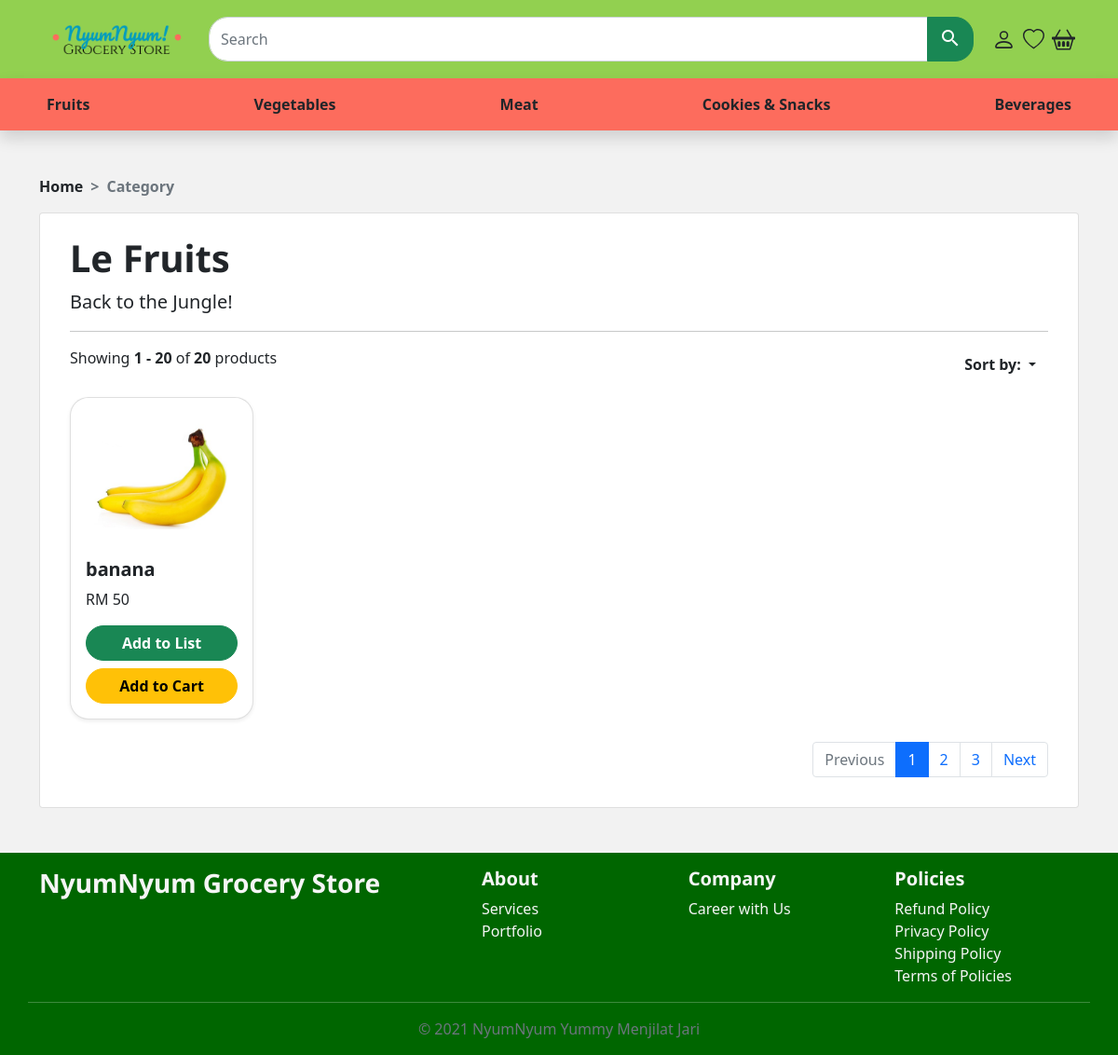
The page /src/products.php?id=93&p_cat_id=1 (signed in) on the database its author committed.
### tables this page shows
CREATE TABLE `product` (
  `product_id` int(10) NOT NULL,
  `p_cat_id` int(11) NOT NULL,
  `date` timestamp NOT NULL DEFAULT current_timestamp(),
  `product_name` text NOT NULL,
  `product_price` decimal(10,0) NOT NULL,
  `product_img` varchar(100) NOT NULL,
  `product_quantity` int(10) NOT NULL,
  `product_desc` text NOT NULL
);

### functions/function.php (the view, shortened to what this page needs)
<?php
$db=mysqli_connect("localhost","root","","groceries");
function getpro(){
    GLOBAL $db,$p_cat_id0,$id;
    if(isset($_GET['p_cat_id'])){
        $p_cat_id0 = $_GET['p_cat_id'];
    }
    if(isset($_GET['id'])){
        $id = $_GET['id'];
    }
    $get_product = "select * from product";
    $run_product = mysqli_query($db,$get_product);
    while($row_product=mysqli_fetch_array($run_product)){
        $product_id = $row_product['product_id'];
        $p_cat_id = $row_product['p_cat_id'];
        $product_name = $row_product['product_name'];
        $product_price = $row_product['product_price'];
        $product_img = $row_product['product_img'];
        if($p_cat_id == $p_cat_id0){
            echo "
            <div class='col'>
                <div class='card shadow-sm sshighlight'>
                    <a href='products-closeup.php?id=$id&product_id=$product_id'>
                        <img src='../admin_area/product_images/$product_img' alt='pise' class='card-img-top'>
                    </a>
                    <div class='card-body'>
                        <h5 class='card-title'>$product_name</h5>
                        <p class='card-text'>RM $product_price</p>
                        <div class='d-flex flex-sm-column justify-content-around'>
                            <a href='products-closeup.php?product_id=$product_id'  class='btn btn-success rounded-pill mb-sm-2  '>Add to List</a>
                            <a href='products-closeup.php?product_id=$product_id' class='btn btn-warning rounded-pill'>Add to Cart</a>
                        </div>
                    </div>
                </div>
            </div>
            ";
        }
    }
}
?>

### nyumstyle.css (style rules this page uses)
body { background-color: #f2f2f2; }
h1, h2, h3, h4, h5 { font-family: "Noto Sans", sans-serif; font-weight: bold; }
.sshighlight { border-radius: 20px; }
.btn { border-radius: 25px; font-weight: bold; }
.card a>img { height: 85%; width: 85%; display: block; margin: auto; }

### rows shown on the page
product: product_img (picture), product_name "banana", product_price "50"
